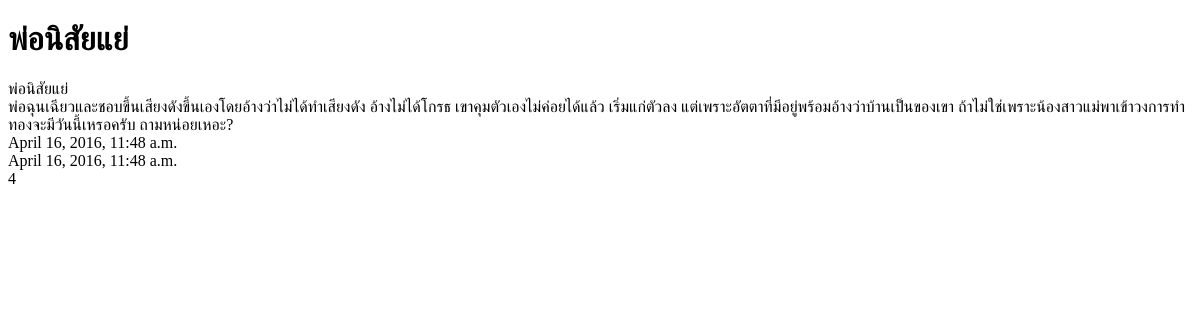
/posts/detail/4/, run on an earlier commit of the app's database.
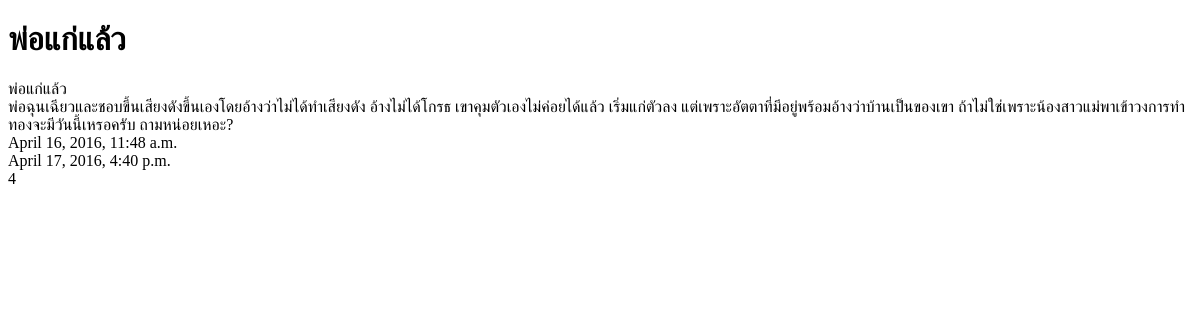
And on a later commit of the database.
### posts/models.py (models this page shows, shortened)
class Post(models.Model):
    title = models.CharField(max_length=120)
    content = models.TextField()
    updated = models.DateTimeField(auto_now=True, auto_now_add=False)
    timestamp = models.DateTimeField(auto_now=False, auto_now_add=True)

### posts/views.py (the view)
# urls.py: url(r'^detail/(?P<id>\d+)/$', post_detail, name='detail'),
def post_detail(request, id):
    instance = get_object_or_404(Post, id=id)
    context = {
        "title": instance.title,
        "instance": instance,
    }
    return render(request, "post_detail.html", context)

### posts/templates/post_detail.html (shortened to what this page needs)
<!DOCTYPE html>
<html lang="en">
<head>
    <h1>{{ title }}</h1>
    {{ instance.title }}</br>
    {{ instance.content }}</br>
    {{ instance.timestamp }}</br>
    {{ instance.updated }}</br>
    {{ instance.id }}</br>
</head>
<body>
</body>
</html>

What changed in the data, as far as the page shows it:
changed Post id 4: title "พ่อนิสัยแย่" → "พ่อแก่แล้ว"; updated "April 16, 2016, 11:48 a.m." → "April 17, 2016, 4:40 p.m."
